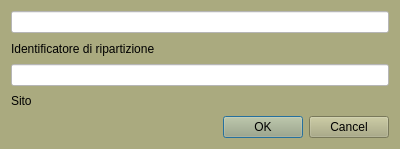
<?xml version="1.0" encoding="UTF-8"?>
<ui version="4.0">
 <class>ripartizioni_spaziali</class>
 <widget class="QDialog" name="ripartizioni_spaziali">
  <property name="geometry">
   <rect>
    <x>0</x>
    <y>0</y>
    <width>400</width>
    <height>149</height>
   </rect>
  </property>
  <property name="windowTitle">
   <string>Ripartizioni Spaziali</string>
  </property>
  <property name="windowOpacity">
   <double>4.000000000000000</double>
  </property>
  <property name="styleSheet">
   <string notr="true">background-color: rgb(170, 170, 127);</string>
  </property>
  <layout class="QVBoxLayout" name="verticalLayout">
   <item>
    <widget class="QLineEdit" name="id_rs">
     <property name="styleSheet">
      <string notr="true">background-color: rgb(255, 255, 255);</string>
     </property>
    </widget>
   </item>
   <item>
    <widget class="QLabel" name="label">
     <property name="text">
      <string>Identificatore di ripartizione</string>
     </property>
    </widget>
   </item>
   <item>
    <widget class="QLineEdit" name="sito_rs">
     <property name="styleSheet">
      <string notr="true">background-color: rgb(255, 255, 255);</string>
     </property>
    </widget>
   </item>
   <item>
    <widget class="QLabel" name="label_2">
     <property name="text">
      <string>Sito</string>
     </property>
    </widget>
   </item>
   <item>
    <widget class="QDialogButtonBox" name="buttonBox">
     <property name="orientation">
      <enum>Qt::Horizontal</enum>
     </property>
     <property name="standardButtons">
      <set>QDialogButtonBox::Cancel|QDialogButtonBox::Ok</set>
     </property>
    </widget>
   </item>
  </layout>
 </widget>
 <resources/>
 <connections>
  <connection>
   <sender>buttonBox</sender>
   <signal>accepted()</signal>
   <receiver>ripartizioni_spaziali</receiver>
   <slot>accept()</slot>
   <hints>
    <hint type="sourcelabel">
     <x>248</x>
     <y>254</y>
    </hint>
    <hint type="destinationlabel">
     <x>157</x>
     <y>274</y>
    </hint>
   </hints>
  </connection>
  <connection>
   <sender>buttonBox</sender>
   <signal>rejected()</signal>
   <receiver>ripartizioni_spaziali</receiver>
   <slot>reject()</slot>
   <hints>
    <hint type="sourcelabel">
     <x>316</x>
     <y>260</y>
    </hint>
    <hint type="destinationlabel">
     <x>286</x>
     <y>274</y>
    </hint>
   </hints>
  </connection>
 </connections>
</ui>
